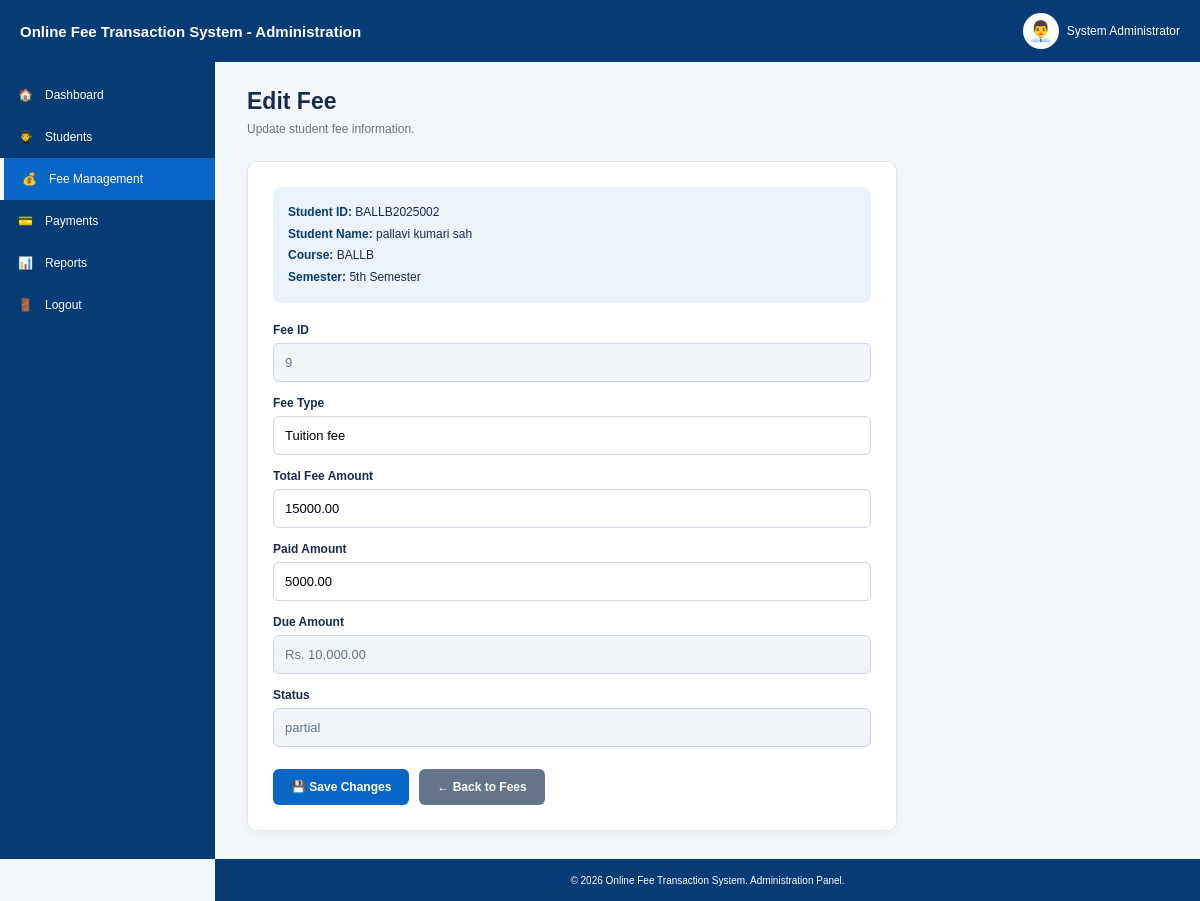
The page /admin/edit-fee.php?id=9 (signed in) on the database its author committed.
### tables this page shows
CREATE TABLE `fee_details` (
  `fee_id` int(11) NOT NULL,
  `student_id` varchar(20) DEFAULT NULL,
  `fee_type` varchar(50) DEFAULT NULL,
  `total_amount` decimal(10,2) DEFAULT NULL,
  `paid_amount` decimal(10,2) DEFAULT 0.00,
  `due_amount` decimal(10,2) DEFAULT NULL,
  `status` varchar(20) DEFAULT NULL
);

CREATE TABLE `students` (
  `student_id` varchar(20) NOT NULL,
  `student_name` varchar(100) NOT NULL,
  `course` varchar(100) DEFAULT NULL,
  `semester` varchar(30) DEFAULT NULL,
  `email` varchar(100) DEFAULT NULL,
  `phone` varchar(20) DEFAULT NULL,
  `address` varchar(200) DEFAULT NULL,
  `date_of_birth` date DEFAULT NULL,
  `password` varchar(100) DEFAULT NULL
);

### admin/edit-fee.php (the view, shortened to what this page needs)
<?php
include("../backend/db.php");
$fee_id = trim($_GET['id'] ?? '');
$stmt = mysqli_prepare(
    $conn,
    "SELECT
        f.*,
        s.student_name,
        s.course,
        s.semester
     FROM fee_details f
     LEFT JOIN students s
        ON f.student_id = s.student_id
     WHERE f.fee_id = ?"
);
mysqli_stmt_bind_param(
    $stmt,
    "i",
    $fee_id
);
mysqli_stmt_execute($stmt);
$result =
    mysqli_stmt_get_result($stmt);
$fee =
    mysqli_fetch_assoc($result);
?>
<!DOCTYPE html>
<html lang="en">
<head>
</head>
<body>
<header class="topbar">
    <div class="brand">
        Online Fee Transaction System
        - Administration
    </div>
    <div class="admin-user">
        <div class="avatar">
            👨‍💼
        </div>
        <span>
            <?php
            echo htmlspecialchars(
                $_SESSION['admin_name']
                ?? 'Administrator'
            );
            ?>
        </span>
    </div>
</header>
<aside class="sidebar">
    <a href="dashboard.php">
        🏠
        <span>
            Dashboard
        </span>
    </a>
    <a href="students.php">
        👨‍🎓
        <span>
            Students
        </span>
    </a>
    <a href="fees.php"
       class="active">
        💰
        <span>
            Fee Management
        </span>
    </a>
    <a href="payments.php">
        💳
        <span>
            Payments
        </span>
    </a>
    <a href="reports.php">
        📊
        <span>
            Reports
        </span>
    </a>
    <a href="logout.php">
        🚪
        <span>
            Logout
        </span>
    </a>
</aside>
<main class="main">
    <h1>
        Edit Fee
    </h1>
    <p class="muted">
        Update student fee information.
    </p>
    <div class="form-card">
        <div class="student-info">
            <strong>Student ID:</strong>
            <?php
            echo htmlspecialchars(
                $fee['student_id']
            );
            ?>
            <br>
            <strong>Student Name:</strong>
            <?php
            echo htmlspecialchars(
                $fee['student_name']
                ?? 'N/A'
            );
            ?>
            <br>
            <strong>Course:</strong>
            <?php
            echo htmlspecialchars(
                $fee['course']
                ?? 'N/A'
            );
            ?>
            <br>
            <strong>Semester:</strong>
            <?php
            echo htmlspecialchars(
                $fee['semester']
                ?? 'N/A'
            );
            ?>
        </div>
        <form method="POST">
            <label>
                Fee ID
            </label>
            <input
                type="text"
                class="readonly"
                value="<?php
                    echo htmlspecialchars(
                        $fee['fee_id']
                    );
                ?>"
                readonly
            >
            <label for="fee_type">
                Fee Type
            </label>
            <input
                type="text"
                id="fee_type"
                name="fee_type"
                value="<?php
                    echo htmlspecialchars(
                        $fee['fee_type']
                    );
                ?>"
                required
            >
            <label for="total_amount">
                Total Fee Amount
            </label>
            <input
                type="number"
                id="total_amount"
                name="total_amount"
                min="0"
                step="0.01"
                value="<?php
                    echo htmlspecialchars(
                        $fee['total_amount']
                    );
                ?>"
                required
            >
            <label for="paid_amount">
                Paid Amount
            </label>
            <input
                type="number"
                id="paid_amount"
                name="paid_amount"
                min="0"
                step="0.01"
                value="<?php
                    echo htmlspecialchars(
                        $fee['paid_amount']
                    );
                ?>"
                required
            >
            <label>
                Due Amount
            </label>
            <input
                type="text"
                class="readonly"
                value="Rs. <?php
                    echo number_format(
                        (float)$fee['due_amount'],
                        2
                    );
                ?>"
                readonly
            >
            <label>
                Status
            </label>
            <input
                type="text"
                class="readonly"
                value="<?php
                    echo htmlspecialchars(
                        $fee['status']
                    );
                ?>"
                readonly
            >
            <div class="buttons">
                <button
                    type="submit"
                    class="btn"
                >
                    💾 Save Changes
                </button>
                <a
                    href="fees.php"
                    class="btn cancel"
                >
                    ← Back to Fees
                </a>
            </div>
        </form>
    </div>
</main>
<footer class="footer">
    © 2026 Online Fee Transaction System.
    Administration Panel.
</footer>
</body>
</html>

### admin/edit-fee.php (style rules this page uses)
* { box-sizing: border-box; margin: 0; padding: 0; }
body { font-family: Arial, Helvetica, sans-serif; background: #f4f7fb; color: #172b4d; }
.topbar { height: 62px; background: #063b75; color: #fff; display: flex; align-items: center; padding: 0 20px; position: fixed; top: 0; left: 0; right: 0; z-index: 10; }
.brand { font-size: 15px; font-weight: 700; flex: 1; }
.admin-user { display: flex; align-items: center; gap: 8px; font-size: 12px; }
.avatar { width: 36px; height: 36px; border-radius: 50%; background: #fff; display: grid; place-items: center; font-size: 20px; }
.sidebar { position: fixed; top: 62px; bottom: 42px; left: 0; width: 215px; background: #063b75; padding-top: 12px; }
.sidebar a { display: flex; align-items: center; gap: 12px; padding: 14px 18px; color: #fff; text-decoration: none; font-size: 12px; }
.sidebar a:hover, .sidebar a.active { background: #0866c6; border-left: 4px solid #fff; }
.main { margin-left: 215px; padding: 88px 32px 70px; min-height: 100vh; }
.main h1 { font-size: 23px; margin-bottom: 7px; }
.muted { color: #6b7280; font-size: 12px; }
.form-card { max-width: 650px; background: #fff; border: 1px solid #e1e6ed; border-radius: 10px; padding: 25px; margin-top: 25px; box-shadow: 0 3px 10px #0000000d; }
.student-info { background: #edf3fa; padding: 15px; border-radius: 8px; margin-bottom: 20px; font-size: 12px; line-height: 1.8; }
.student-info strong { color: #063b75; }
label { display: block; font-size: 12px; font-weight: 700; margin: 14px 0 6px; }
input, select { width: 100%; padding: 11px; border: 1px solid #ccd5df; border-radius: 6px; font-size: 13px; outline: none; }
.readonly { background: #f1f5f9; color: #64748b; }
.buttons { display: flex; gap: 10px; margin-top: 22px; }
.btn { border: none; background: #0866c6; color: #fff; padding: 11px 18px; border-radius: 6px; cursor: pointer; font-size: 12px; font-weight: 700; text-decoration: none; }
.cancel { background: #64748b; }
.footer { position: fixed; bottom: 0; left: 215px; right: 0; height: 42px; background: #063b75; color: #fff; display: grid; place-items: center; font-size: 10px; }

### rows shown on the page
fee_details: student "BALLB2025002", student.student_name "pallavi kumari sah", student.course "BALLB", student.semester "5th Semester", fee_id "9", fee_type "Tuition fee", total_amount "15000.00", paid_amount "5000.00", due_amount "Rs. 10,000.00", status "partial"

### other values the page prints
$_SESSION['admin_name'] "System Administrator"
